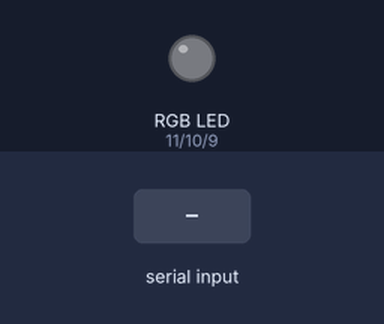
A sketch run on a simulated Arduino Uno, built with avr-gcc and run on an emulated ATmega328P. On the bench: an RGB LED mixed from three pins (HIGH = lit). Inputs (shaded band) come from the test bench.

Above: at 1.2 s.
1.3 s: "90,45,200\n" received over Serial
At 3.5 s:
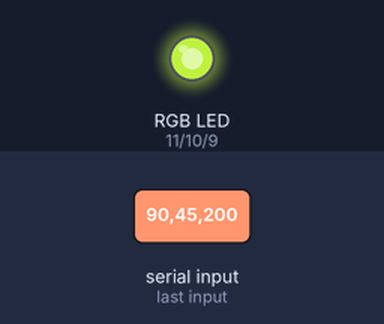
3.8 s: "30,150,10\n" received over Serial
At 5.6 s:
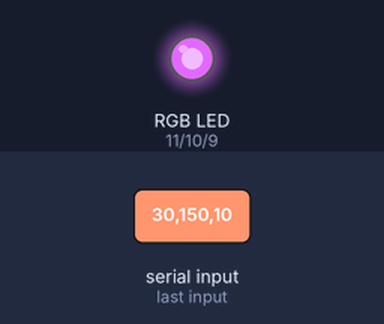
6.3 s: "90,45\n" received over Serial
At 8.5 s:
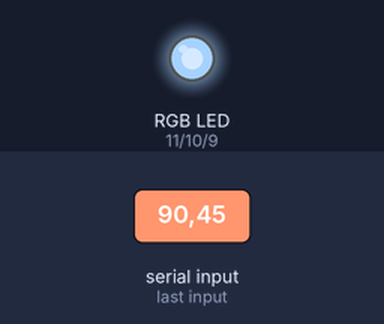
8.8 s: "5\n" received over Serial
At 10.3 s:
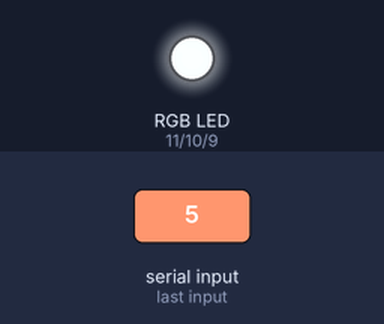
11.3 s: "200\n" received over Serial
At 13.5 s:
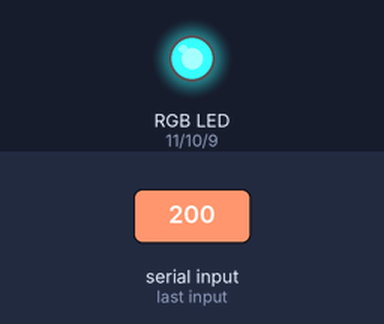
13.8 s: "30,150\n" received over Serial
At 15.5 s:
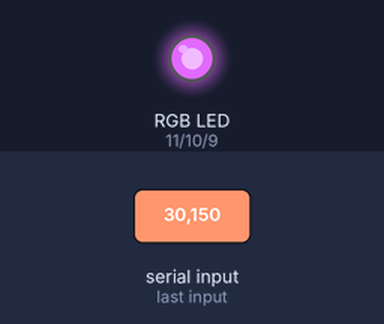
Timing chart, 0 to 17.0 s (numbered marks = the images above; inputs shaded):
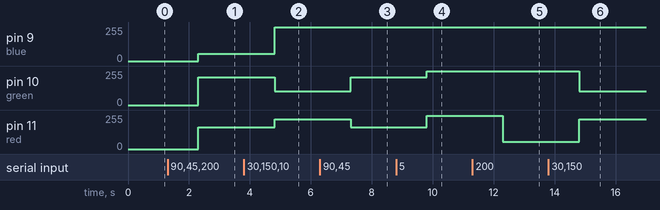

The sketch:

led_control.ino
```cpp
/***********************************************************
File name: 09_rgbLed.ino
Description: Control the RGB LED
Author: Juliana

*************************************************************/
String cor;
String red;
String green;
String blue;
int R,G,B;

//Function color

void color_led(int r, int g, int b){
  analogWrite(9,255-b); // PWM signal output
  analogWrite(10,255-g); // PWM signal output
  analogWrite(11,255-r); // PWM signal output
}

void setup()
{
   Serial.begin(9600);

   pinMode(9, OUTPUT); //blue
   pinMode(10, OUTPUT);//green
   pinMode(11, OUTPUT); //red
}

void loop()
{
  if(Serial.available()){
    cor = Serial.readString();
    red = cor.substring(0,3);
    green = cor.substring(3,6);
    blue = cor.substring(6,9);
    R = red.toInt();
    G = green.toInt();
    B = blue.toInt();
    color_led(R,G,B);
  }
}
```

Measured:
- after the input at 1.3 s, pin 9 (blue): 0/255 → 55/255 after 1.0 s; pin 10 (green): 0/255 → 210/255 after 1.0 s; pin 11 (red): 0/255 → 165/255 after 1.0 s
- after the input at 3.8 s, pin 9 (blue): 55/255 → 255/255 after 1.0 s; pin 10 (green): 210/255 → 105/255 after 1.0 s; pin 11 (red): 165/255 → 225/255 after 1.0 s
- after the input at 6.3 s, pin 10 (green): 105/255 → 210/255 after 1.0 s; pin 11 (red): 225/255 → 165/255 after 1.0 s
- after the input at 8.8 s, pin 10 (green): 210/255 → 255/255 after 1.0 s; pin 11 (red): 165/255 → 250/255 after 1.0 s
- after the input at 11.3 s, pin 11 (red): 250/255 → 55/255 after 1.0 s
- after the input at 13.8 s, pin 10 (green): 255/255 → 105/255 after 1.0 s; pin 11 (red): 55/255 → 225/255 after 1.0 s
